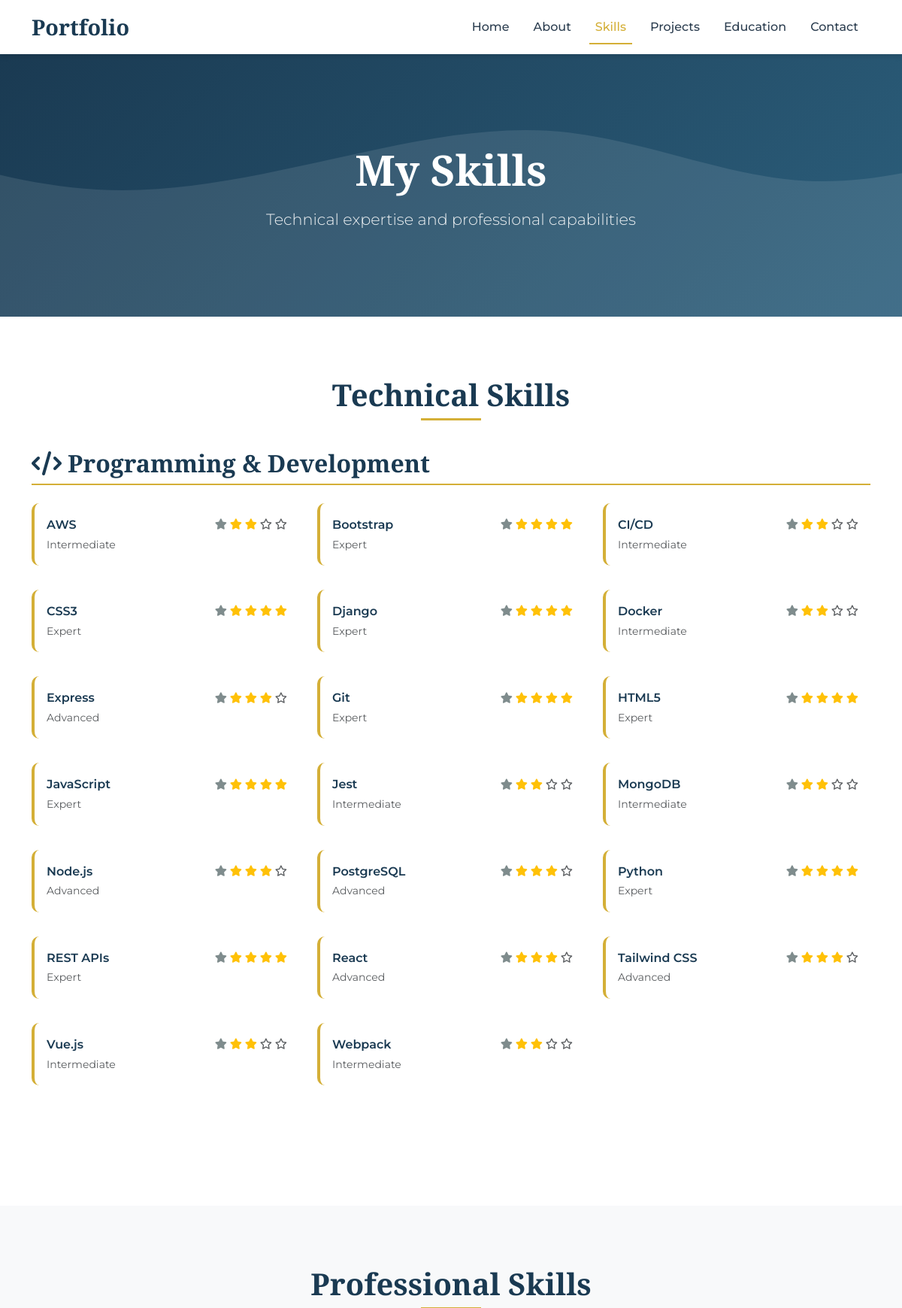
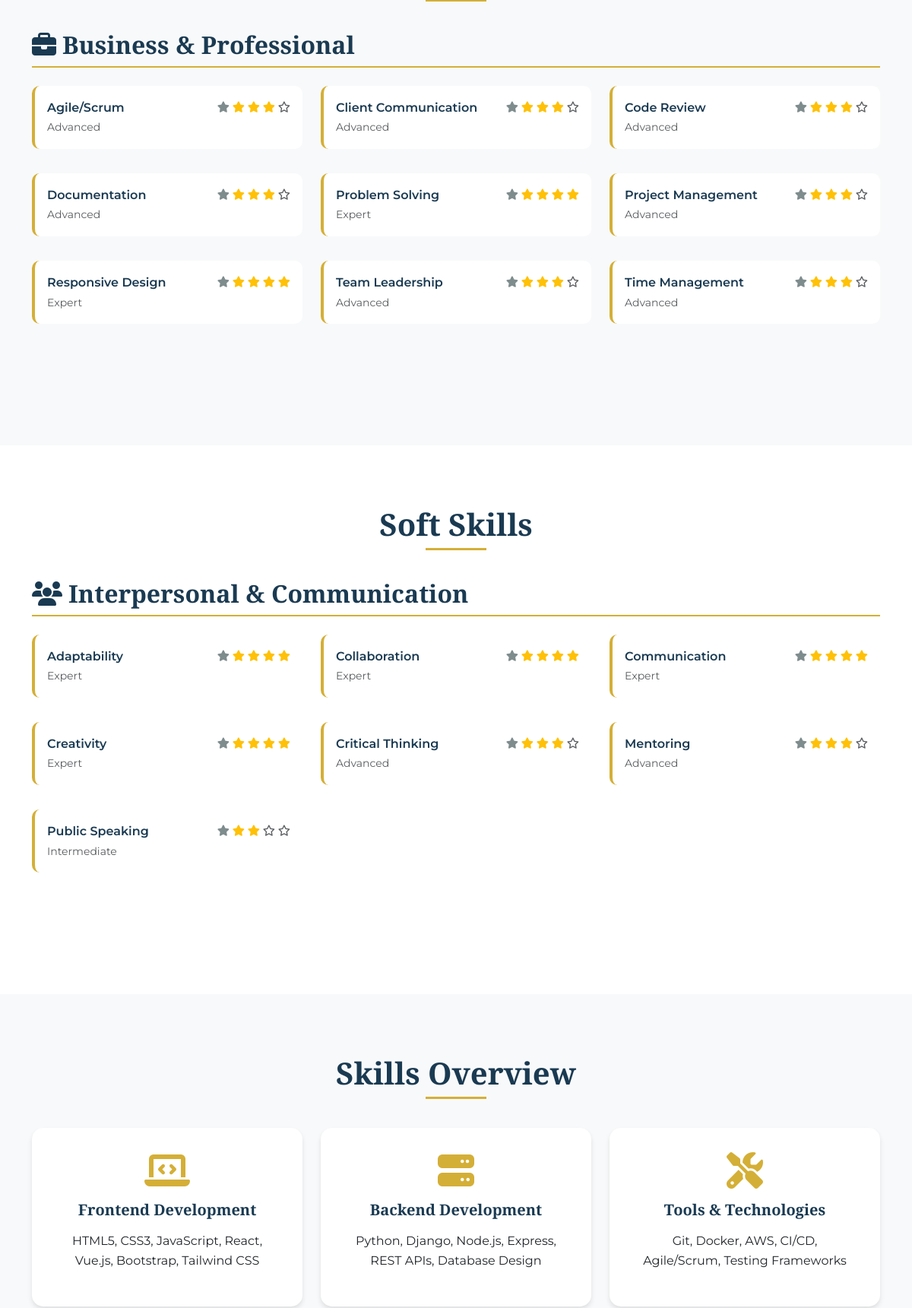
Screenshot of /skills/ (upper part) with the database file from the repository (2 pictures, top to bottom).
### core/models.py (models this page shows, shortened)
class Skill(models.Model):
    name = models.CharField(max_length=100)
    category = models.CharField(max_length=50, choices=[
        ('technical', 'Technical'),
        ('professional', 'Professional'),
        ('soft', 'Soft Skills'),
    ])
    proficiency_level = models.IntegerField(choices=[
        (1, 'Beginner'),
        (2, 'Intermediate'),
        (3, 'Advanced'),
        (4, 'Expert'),
    ])

### core/views.py (the view)
# urls.py: path('skills/', views.skills, name='skills'),
def skills(request):
    technical_skills = Skill.objects.filter(category='technical').order_by('name')
    professional_skills = Skill.objects.filter(category='professional').order_by('name')
    soft_skills = Skill.objects.filter(category='soft').order_by('name')
    context = {
        'technical_skills': technical_skills,
        'professional_skills': professional_skills,
        'soft_skills': soft_skills,
    }
    return render(request, 'core/skills.html', context)

### core/templatetags/skill_filters.py (called while the page is built)
@register.filter
def skill_level_remaining(skill):
    remaining = 4 - skill.proficiency_level
    return list(range(remaining))

@register.filter
def skill_level_range(skill):
    return list(range(skill.proficiency_level))

### templates/core/skills.html (shortened to what this page needs)
{% extends 'base.html' %}
{% load static %}
{% load skill_filters %}
{% block content %}
<section class="hero">
    <div class="container text-center">
        <div class="hero-content">
            <h1>My Skills</h1>
            <p class="tagline">Technical expertise and professional capabilities</p>
        </div>
    </div>
</section>
<section class="section">
    <div class="container">
        <h2 class="section-title">Technical Skills</h2>
        <div class="row">
            <div class="col-lg-12">
                {% if technical_skills %}
                    <div class="skill-category">
                        <h3><i class="fas fa-code me-2"></i>Programming & Development</h3>
                        <div class="row">
                            {% for skill in technical_skills %}
                                <div class="col-md-6 col-lg-4 mb-3">
                                    <div class="skill-item">
                                        <div class="d-flex justify-content-between align-items-center">
                                            <span class="skill-name">{{ skill.name }}</span>
                                            <span class="skill-level">
                                                <i class="fas fa-star"></i>
                                                {% for i in skill|skill_level_range %}
                                                    <i class="fas fa-star text-warning"></i>
                                                {% endfor %}
                                                {% for i in skill|skill_level_remaining %}
                                                    <i class="far fa-star text-muted"></i>
                                                {% endfor %}
                                            </span>
                                        </div>
                                        <small class="text-muted">{{ skill.get_proficiency_level_display }}</small>
                                    </div>
                                </div>
                            {% endfor %}
                        </div>
                    </div>
                {% else %}
                    <div class="text-center">
                        <p>No technical skills added yet.</p>
                    </div>
                {% endif %}
            </div>
        </div>
    </div>
</section>
<section class="section section-alt">
    <div class="container">
        <h2 class="section-title">Professional Skills</h2>
        <div class="row">
            <div class="col-lg-12">
                {% if professional_skills %}
                    <div class="skill-category">
                        <h3><i class="fas fa-briefcase me-2"></i>Business & Professional</h3>
                        <div class="row">
                            {% for skill in professional_skills %}
                                <div class="col-md-6 col-lg-4 mb-3">
                                    <div class="skill-item">
                                        <div class="d-flex justify-content-between align-items-center">
                                            <span class="skill-name">{{ skill.name }}</span>
                                            <span class="skill-level">
                                                <i class="fas fa-star"></i>
                                                {% for i in skill|skill_level_range %}
                                                    <i class="fas fa-star text-warning"></i>
                                                {% endfor %}
                                                {% for i in skill|skill_level_remaining %}
                                                    <i class="far fa-star text-muted"></i>
                                                {% endfor %}
                                            </span>
                                        </div>
                                        <small class="text-muted">{{ skill.get_proficiency_level_display }}</small>
                                    </div>
                                </div>
                            {% endfor %}
                        </div>
                    </div>
                {% else %}
                    <div class="text-center">
                        <p>No professional skills added yet.</p>
                    </div>
                {% endif %}
            </div>
        </div>
    </div>
</section>
<section class="section">
    <div class="container">
        <h2 class="section-title">Soft Skills</h2>
        <div class="row">
            <div class="col-lg-12">
                {% if soft_skills %}
                    <div class="skill-category">
                        <h3><i class="fas fa-users me-2"></i>Interpersonal & Communication</h3>
                        <div class="row">
                            {% for skill in soft_skills %}
                                <div class="col-md-6 col-lg-4 mb-3">
                                    <div class="skill-item">
                                        <div class="d-flex justify-content-between align-items-center">
                                            <span class="skill-name">{{ skill.name }}</span>
                                            <span class="skill-level">
                                                <i class="fas fa-star"></i>
                                                {% for i in skill|skill_level_range %}
                                                    <i class="fas fa-star text-warning"></i>
                                                {% endfor %}
                                                {% for i in skill|skill_level_remaining %}
                                                    <i class="far fa-star text-muted"></i>
                                                {% endfor %}
                                            </span>
                                        </div>
                                        <small class="text-muted">{{ skill.get_proficiency_level_display }}</small>
                                    </div>
                                </div>
                            {% endfor %}
                        </div>
                    </div>
                {% else %}
                    <div class="text-center">
                        <p>No soft skills added yet.</p>
                    </div>
                {% endif %}
            </div>
        </div>
    </div>
</section>
<section class="section section-alt">
    <div class="container">
        <h2 class="section-title">Skills Overview</h2>
        <div class="row">
            <div class="col-lg-4 mb-4">
                <div class="card text-center h-100">
                    <div class="card-body">
                        <i class="fas fa-laptop-code fa-3x mb-3" style="color: var(--secondary-color);"></i>
                        <h5>Frontend Development</h5>
                        <p>HTML5, CSS3, JavaScript, React, Vue.js, Bootstrap, Tailwind CSS</p>
                    </div>
                </div>
            </div>
            <div class="col-lg-4 mb-4">
                <div class="card text-center h-100">
                    <div class="card-body">
                        <i class="fas fa-server fa-3x mb-3" style="color: var(--secondary-color);"></i>
                        <h5>Backend Development</h5>
                        <p>Python, Django, Node.js, Express, REST APIs, Database Design</p>
                    </div>
                </div>
            </div>
            <div class="col-lg-4 mb-4">
                <div class="card text-center h-100">
                    <div class="card-body">
                        <i class="fas fa-tools fa-3x mb-3" style="color: var(--secondary-color);"></i>
                        <h5>Tools & Technologies</h5>
                        <p>Git, Docker, AWS, CI/CD, Agile/Scrum, Testing Frameworks</p>
                    </div>
                </div>
            </div>
        </div>
    </div>
</section>
{% endblock %}

### static/css/style.css (style rules this page uses)
:root { --primary-color: #1a3a52; --secondary-color: #d4af37; --accent-color: #2c5f7c; --text-dark: #2c3e50; --text-light: #7f8c8d; --bg-light: #f8f9fa; --bg-white: #ffffff; --shadow: 0 4px 6px rgba(0, 0, 0, 0.1); --shadow-hover: 0 8px 15px rgba(0, 0, 0, 0.2); }
* { margin: 0; padding: 0; box-sizing: border-box; }
body { font-family: 'Montserrat', sans-serif; line-height: 1.6; color: var(--text-dark); background-color: var(--bg-white); }
h1, h2, h3, h4, h5, h6 { font-family: 'Playfair Display', serif; font-weight: 700; color: var(--primary-color); margin-bottom: 1rem; }
h1 { font-size: 3rem; font-weight: 900; }
h2 { font-size: 2.5rem; }
h3 { font-size: 2rem; }
.hero { background: linear-gradient(135deg, var(--primary-color) 0%, var(--accent-color) 100%); color: white; padding: 120px 0 80px; position: relative; overflow: hidden; }
.hero::before { content: ''; position: absolute; top: 0; left: 0; right: 0; bottom: 0; background-size: cover; }
.hero-content { position: relative; z-index: 1; }
.hero h1 { color: white; font-size: 3.5rem; margin-bottom: 1rem; }
.hero .tagline { font-size: 1.3rem; font-weight: 300; color: rgba(255, 255, 255, 0.9); margin-bottom: 2rem; }
.section { padding: 80px 0; }
.section-title { text-align: center; margin-bottom: 3rem; position: relative; }
.section-title::after { content: ''; position: absolute; bottom: -10px; left: 50%; transform: translateX(-50%); width: 80px; height: 3px; background-color: var(--secondary-color); }
.section-alt { background-color: var(--bg-light); }
.card { border: none; border-radius: 15px; box-shadow: var(--shadow); transition: all 0.3s ease; height: 100%; overflow: hidden; }
.card-body { padding: 2rem; }
.skill-category { margin-bottom: 3rem; }
.skill-category h3 { color: var(--primary-color); border-bottom: 2px solid var(--secondary-color); padding-bottom: 0.5rem; margin-bottom: 1.5rem; }
.skill-item { background-color: var(--bg-white); border-radius: 10px; padding: 1rem; margin-bottom: 1rem; border-left: 4px solid var(--secondary-color); transition: all 0.3s ease; }
.skill-name { font-weight: 600; color: var(--primary-color); }
.skill-level { font-size: 0.9rem; color: var(--text-light); }
.fade-in-up { animation: fadeInUp 0.6s ease-out; }

### rows the page displays
Skill: name "AWS", proficiency_level "Intermediate"
Skill: name "Bootstrap", proficiency_level "Expert"
Skill: name "CI/CD", proficiency_level "Intermediate"
Skill: name "CSS3", proficiency_level "Expert"
Skill: name "Django", proficiency_level "Expert"
Skill: name "Docker", proficiency_level "Intermediate"
Skill: name "Express", proficiency_level "Advanced"
Skill: name "Git", proficiency_level "Expert"
Skill: name "HTML5", proficiency_level "Expert"
Skill: name "JavaScript", proficiency_level "Expert"
Skill: name "Jest", proficiency_level "Intermediate"
Skill: name "MongoDB", proficiency_level "Intermediate"
Skill: name "Node.js", proficiency_level "Advanced"
Skill: name "PostgreSQL", proficiency_level "Advanced"
Skill: name "Python", proficiency_level "Expert"
Skill: name "REST APIs", proficiency_level "Expert"
Skill: name "React", proficiency_level "Advanced"
Skill: name "Tailwind CSS", proficiency_level "Advanced"
Skill: name "Vue.js", proficiency_level "Intermediate"
Skill: name "Webpack", proficiency_level "Intermediate"
Skill: name "Agile/Scrum", proficiency_level "Advanced"
Skill: name "Client Communication", proficiency_level "Advanced"
Skill: name "Code Review", proficiency_level "Advanced"
Skill: name "Documentation", proficiency_level "Advanced"
Skill: name "Problem Solving", proficiency_level "Expert"
Skill: name "Project Management", proficiency_level "Advanced"
Skill: name "Responsive Design", proficiency_level "Expert"
Skill: name "Team Leadership", proficiency_level "Advanced"
Skill: name "Time Management", proficiency_level "Advanced"
Skill: name "Adaptability", proficiency_level "Expert"
Skill: name "Collaboration", proficiency_level "Expert"
Skill: name "Communication", proficiency_level "Expert"
Skill: name "Creativity", proficiency_level "Expert"
Skill: name "Critical Thinking", proficiency_level "Advanced"
Skill: name "Mentoring", proficiency_level "Advanced"
Skill: name "Public Speaking", proficiency_level "Intermediate"
